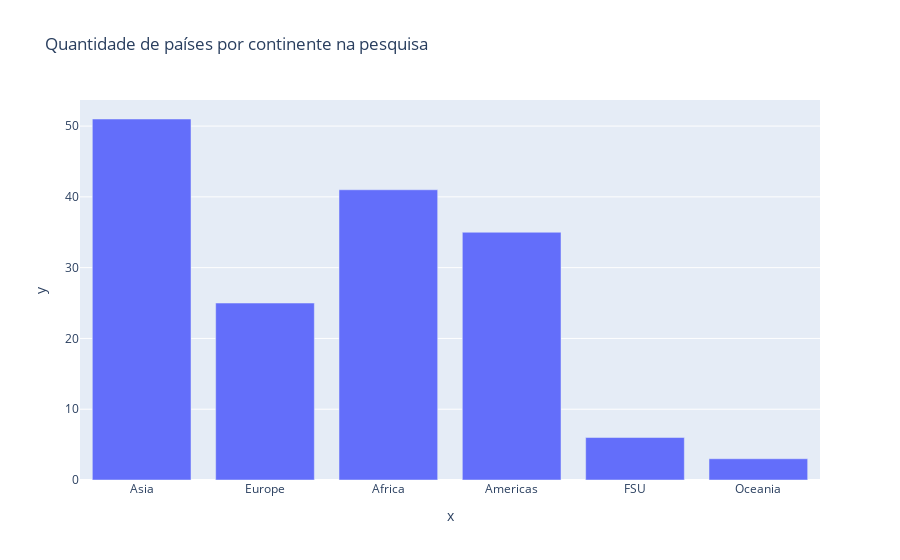

Notebook code for this chart:
### Code cell
fig = px.bar(df, x=df.continente.unique(), y=
df.pais.groupby(df.continente).nunique(), title = 'Quantidade de países por continente na pesquisa')
fig.show()

### Figure 1 — Plotly figure (JSON) as saved in the notebook; plotly's stock layout.template omitted (floating-point values rounded to 4 significant figures)
{"data": [{"alignmentgroup": "True", "hovertemplate": "x=%{x}<br>y=%{y}<extra></extra>", "legendgroup": "", "marker": {"color": "#636efa"}, "name": "", "offsetgroup": "", "orientation": "v", "showlegend": false, "textposition": "auto", "type": "bar", "x": ["Asia", "Europe", "Africa", "Americas", "FSU", "Oceania"], "xaxis": "x", "y": [51, 25, 41, 35, 6, 3], "yaxis": "y"}], "layout": {"barmode": "relative", "legend": {"tracegroupgap": 0}, "title": {"text": "Quantidade de países por continente na pesquisa"}, "xaxis": {"anchor": "y", "domain": [0, 1], "title": {"text": "x"}}, "yaxis": {"anchor": "x", "domain": [0, 1], "title": {"text": "y"}}}}
